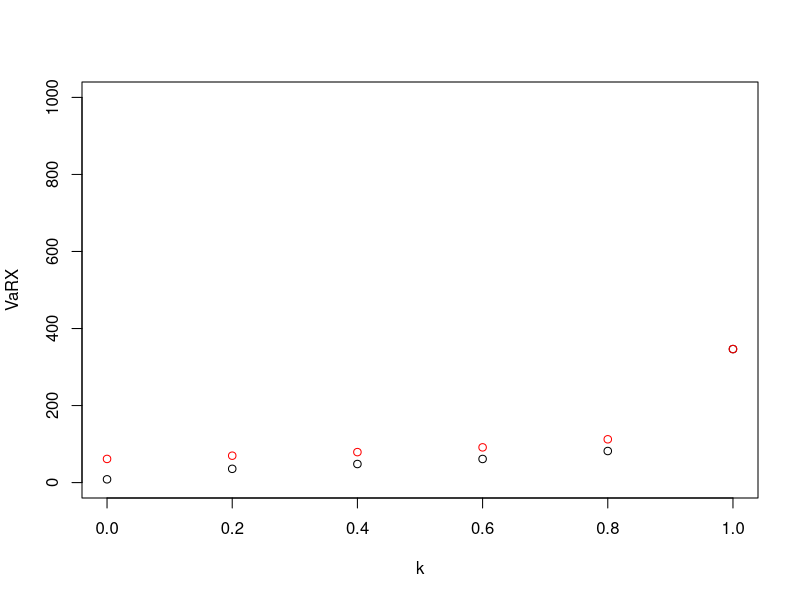

Generate this figure with R: (Note: this script raises an error after producing the figure.)
## ---- chunk 1
u <- 4
s <- 0.5
n <- 1e4
X <- rlnorm( n, meanlog = u, sdlog = s )
k <- seq( 0, 1, 0.2 ) 
VaRX <- quantile( X, probs = k, names = FALSE )
TVaRX <- sapply( 
  1:length( VaRX ), 
  FUN = function( i ) ifelse( k[ i ] < 1, ( 1 / ( 1 - k[ i ] ) ) * mean( X * ( X > VaRX[ i ] ) ), max( X ) ) )
## ---- chunk 2
plot( k, VaRX, ylim = c( 0, 1e3 ) )
points( k, TVaRX, col = 'red' )
## ---- chunk 3
EX <- a * theta
VX <- a * theta^2
ES <- sum( EX )
VS <- sum( VX )
SDS <- sqrt( VS )
## ---- chunk 4
# número de unidades aseguradas
n <- 1000

# parámetros para cada X_i
a <- runif( n, 5, 10 )

# parámetro theta, común a todas las X_i
theta <- 4

# parámetro para S
A <- sum( a )
## ---- chunk 5
m <- 1e5
S <- rgamma( m, shape = A, scale = theta )
## ---- chunk 6
P <- ES
P <- mean( S )

alpha <- 0.95
P_avg <- ( 1 + alpha ) * ES
P_avg <- ( 1 + alpha ) * mean( S )

P_var <- ES + alpha * VS
P_var <- mean( S ) + alpha * var( S )

P_sde <- ES + alpha * SDS
P_sde <- mean( S ) + alpha * sd( S )

VaRS <- qgamma( alpha, shape = A, scale = theta )
P_VaR <- VaRS
P_VaR <- quantile( S, probs = alpha )

P_TVaR <- ( 1 / ( 1 - alpha ) ) * ( A * theta ) * ( 1 - pgamma( VaRS, shape = A + 1, scale = theta ) )
P_TVaR <- ( 1 / ( 1 - alpha ) ) * integrate( f = function( u ) qgamma( u, shape = A, scale = theta ), alpha, 1 )$value
P_TVaR <- mean( sapply( runif( m, alpha, 1 ), FUN = function( k ) qgamma( k, shape = A, scale = theta ) ) )
I <- as.numeric( S > VaRS )
P_TVaR <- mean( S * I ) / mean( I )
## ---- chunk 7
n <- 1e3
S <- rgamma( n, shape = A, scale = theta )
smin <- qgamma( 0.001, shape = A, scale = theta )
smax <- qgamma( 0.999, shape = A, scale = theta )
s <- seq( smin, smax, length.out = 1000 )
Fns <- ecdf( S )( s )
Fs <- pgamma( s, shape = A, scale = theta )

alph <- 0.02
er <- sqrt( log( 2 / alph ) / ( 2 * n ) )
mean( abs( Fs - Fns ) > er )

plot( s, Fs, type = 'l', ylim = c( -er, 1 + er ) )
points( s, Fns - er, col = 'red', type = 'l' )
points( s, Fns + er, col = 'red', type = 'l' )

hist( pgamma( S, shape = A, scale = theta ), breaks = 5 )
## ---- chunk 8
n <- 1e5
l <- 3
dat <- data.table( id = 1:n, k = rpois( n, lambda = l )  )
datf <- dat[ , list( fk = .N ), by = k ]
setorder( datf, k )
datf[ , fks := shift( fk, n = 1 ) ]
datf[ , gk := k * fk / fks ]
datf <- datf[ !is.na( gk ) ]
plot( datf$k, datf$gk )
## ---- chunk 9
dflm <- lm( formula = gk ~ k, data = datf, method = 'qr' )
a <- coef( dflm )[ 2 ]
b <- coef( dflm )[ 1 ]
p0 <- exp( -b )
k <- seq( 1, 100, 1 )
p <- p0 * cumprod( c( 1, a + b / k ) )
sum( p )
k <- seq( 0, 100, 1 )
sum( dpois( k, lambda = l ) )
EN <- sum( k * p )
## ---- chunk 10
D <- function( x, d ) return( max( x - d, 0 ) )
d <- 100
u <- 6
s <- 0.3
n <- 1e3
X <- rlnorm( n, meanlog = u, sdlog = s )
DX <- sapply( X, FUN = D, d )
x <- seq( 0, 1e3, length.out = 500 )
FXe <- ecdf( X )
FDXe <- ecdf( DX )
Fx <- sapply( x, FUN = function( x ) FXe( x ) )
FDx <- sapply( x, FUN = function( x ) FDXe( x ) )
plot( x, Fx, type = 's' )
points( x, FDx, type = 's', col = 'blue' )
## ---- chunk 11
D <- function( x, M ) return( min( x, M ) )
M <- 600
u <- 6
s <- 0.3
n <- 1e4
X <- rlnorm( n, meanlog = u, sdlog = s )
DX <- sapply( X, FUN = D, M )
x <- seq( 0, 1e3, length.out = 500 )
FXe <- ecdf( X )
FDXe <- ecdf( DX )
Fx <- sapply( x, FUN = function( x ) FXe( x ) )
FDx <- sapply( x, FUN = function( x ) FDXe( x ) )
plot( x, Fx, type = 's' )
points( x, FDx, type = 's', col = 'blue' )
